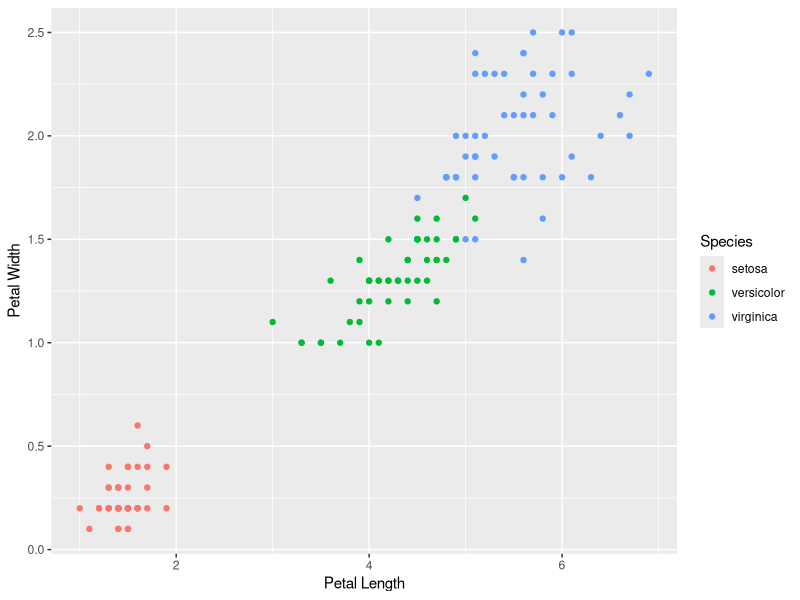

Recreate this plot in R.
install.packages("ggplot2")
library(ggplot2)
ggplot(data=iris, aes(x = Petal.Length, y = Petal.Width)) +
  geom_point(aes(color=Species)) +
  xlab("Petal Length") +  ylab("Petal Width")
